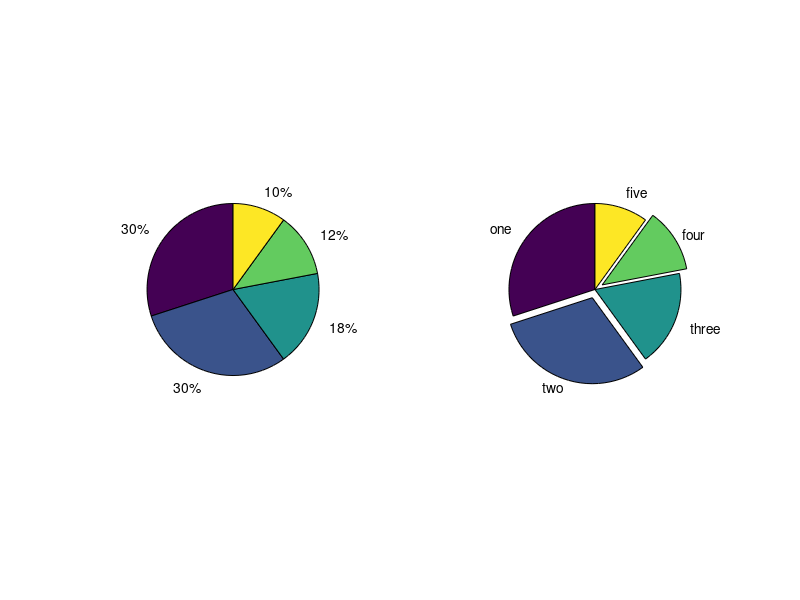
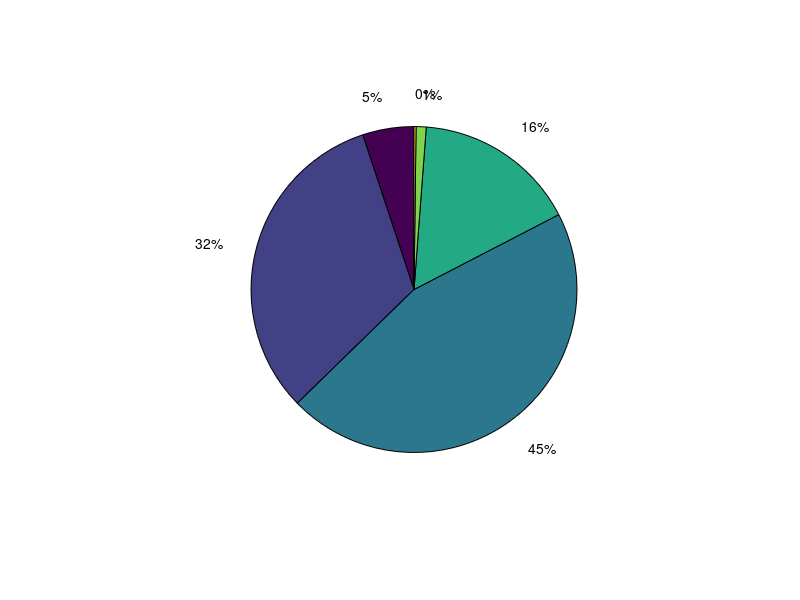

The MATLAB source for these figures, in order:
%%
%   COURSE: Master statistics and machine learning: intuition, math, code										
%      URL: udemy.com/course/statsml_x/?couponCode=202006 
% 
%  SECTION: Visualizing data
%    VIDEO: Pie charts
% 
%  TEACHER: Mike X Cohen, sincxpress.com
%

%%

% a clear MATLAB workspace is a clear mental workspace
close all; clear; clc
pkg load statistics % load Octave stats package

%% create data for the plot

nbins = 5;
totalN = 100;

rawdata = ceil(logspace(log10(1/2),log10(nbins-.01),totalN));

% prepare data for pie chart
uniquenums = unique(rawdata);
data4pie = zeros(length(uniquenums),1);

for i=1:length(uniquenums)
    data4pie(i) = sum(rawdata==uniquenums(i));
end

%% show the pie chart

figure(1), clf

subplot(121)
pie(data4pie)

subplot(122)
pie(data4pie',[0 30 0 1 0],{'one','two','three','four','five'})

%% for continuous data

% generate log-normal distribution
data = exp( randn(1000,1)/10 );


figure(2), clf

% generate bins using histogram
histbins = hist(data,6);

% and show that as a pie chart
pie(histbins)

%% done.
